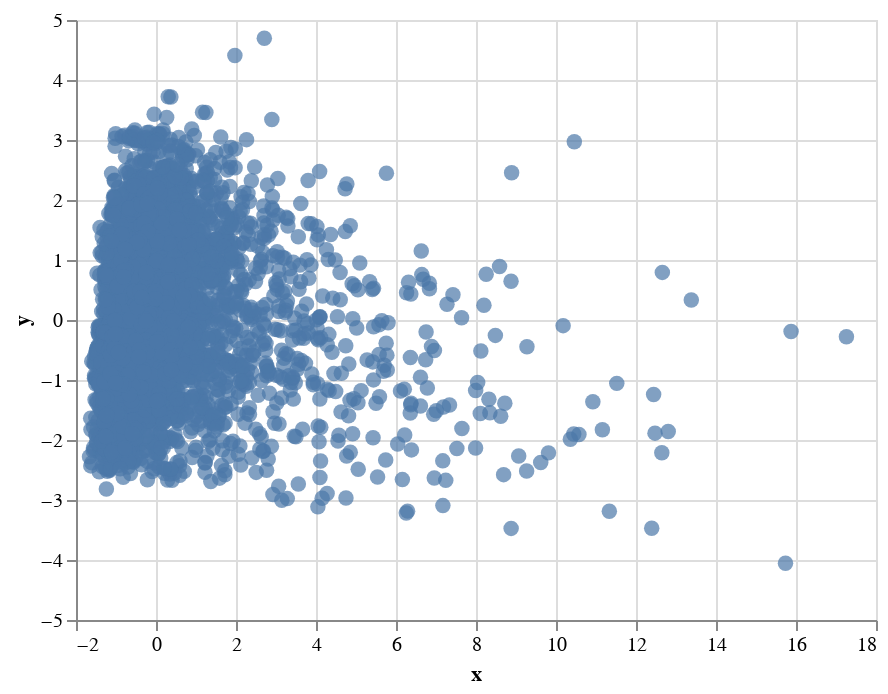

The cell this chart's notebook holds for it:
### Code cell
# Create a new DataFrame based on the reduced data from PCA
vis_data = pd.DataFrame(data_reduced_pca)

# Add 'sector' column from the original 'data' DataFrame to 'vis_data'
# Reset the index of both DataFrames to ensure alignment and avoid potential conflicts from duplicate indices
vis_data['sector'] = data.reset_index()['sector']

# Add 'country' column, represented by its alpha-2 code, from the original 'data' DataFrame to 'vis_data'
vis_data['country'] = data.reset_index()['country']


# Rename the columns of 'vis_data' for better clarity:
# The first two columns represent the two principal components from PCA
# The third and fourth columns are 'place' and 'country' respectively
vis_data.columns = ['x', 'y', 'sector', 'country']

# Using the Altair library to create an interactive scatter plot:
# - The x and y axes represent the two principal components.
# - Each data point (or circle) in the scatter plot corresponds to a 'place' in a 'country'.
# - Hovering over a data point reveals a tooltip with the 'place' and 'country' information.
alt.Chart(vis_data).mark_circle(size=60).encode(
    x='x',          # Set the x-axis to represent the first principal component
    y='y',          # Set the y-axis to represent the second principal component
    tooltip=['sector', 'country']  # Display 'place' and 'country' information as a tooltip on hover
).interactive()   # Enable interactive features such as panning and zooming

### Figure 1 — Vega-Lite specification as saved in the notebook (floating-point values rounded to 4 significant figures; data arrays with more than 128 entries replaced by an {"elided": "..."} marker saying what was removed)
{"config": {"view": {"continuousWidth": 400, "continuousHeight": 300}}, "data": {"name": "data-0ae8585a94f9e1db11fa0885634e7188"}, "mark": {"type": "circle", "size": 60}, "encoding": {"tooltip": [{"field": "sector", "type": "nominal"}, {"field": "country", "type": "nominal"}], "x": {"field": "x", "type": "quantitative"}, "y": {"field": "y", "type": "quantitative"}}, "selection": {"selector001": {"type": "interval", "bind": "scales", "encodings": ["x", "y"]}}, "$schema": "https://vega.github.io/schema/vega-lite/v4.17.0.json", "datasets": {"data-0ae8585a94f9e1db11fa0885634e7188": {"elided": "5000 records"}}}
